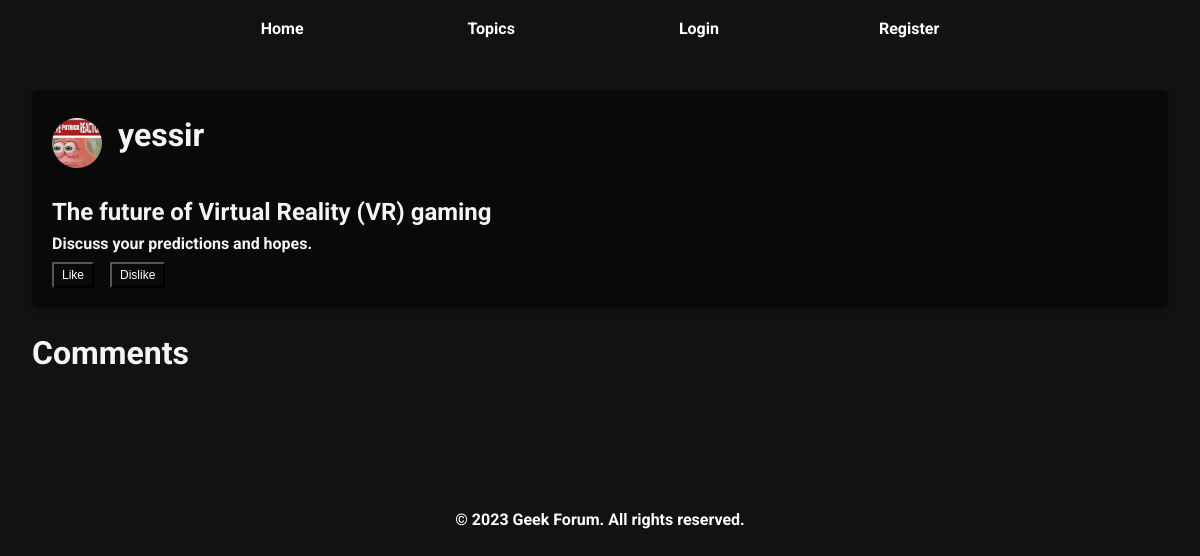
The page /post.php?idp=43 on the database its author committed.
### tables this page shows
CREATE TABLE `accounts` (
  `id` int(11) NOT NULL,
  `username` varchar(50) NOT NULL,
  `email` varchar(50) NOT NULL,
  `password` varchar(255) NOT NULL,
  `date` date NOT NULL DEFAULT current_timestamp(),
  `profile_pic` varchar(255) NOT NULL DEFAULT 'photos/placeholder.jpg',
  `posts` int(11) NOT NULL,
  `comments` int(11) NOT NULL,
  `likes` int(11) NOT NULL
);

CREATE TABLE `posts` (
  `idp` int(11) NOT NULL,
  `under` int(11) DEFAULT NULL,
  `id` int(11) NOT NULL,
  `username` varchar(50) NOT NULL,
  `title` varchar(256) DEFAULT NULL,
  `content` varchar(256) NOT NULL,
  `created_at` datetime NOT NULL DEFAULT current_timestamp(),
  `id_topic` int(11) DEFAULT NULL
);

### post.php (the view, shortened to what this page needs)
<?php
        require 'db.php';
        $idp = isset($_GET['idp']) ? $_GET['idp'] : null;
        $sql = "SELECT * FROM posts WHERE idp = '$idp'";
        $sql = $conn->query($sql);
    ?>
    <!DOCTYPE html>
    <html lang="en">
    <head>
        <link rel="stylesheet" href="post.css">
    </head>
    <body>
        <?php require 'header.php';?>
        <main>
            <article class="post">
                <?php if ($sql->num_rows > 0):?>
                <?php $post = $sql->fetch_assoc();?>
                <?php
                $user_profile_pic_sql = "SELECT profile_pic FROM accounts WHERE username = '{$post['username']}'";
                $user_profile_pic_result = $conn->query($user_profile_pic_sql);
                $user_profile_pic = "";
                if ($user_profile_pic_result->num_rows > 0) {
                    $user_profile_pic_data = $user_profile_pic_result->fetch_assoc();
                    $user_profile_pic = $user_profile_pic_data['profile_pic'];
                }
                ?>
            <div class="post-header">
                <div class="user-info">
                    <img src="<?php echo $user_profile_pic;?>" alt="Profile Picture" class="profile-pic">
                    <h2><?php echo "<a href='user/{$post['id']}' class='user-link'>".htmlspecialchars($post['username'])."</a>";?></h2>
                </div>
                <h1><?php echo htmlspecialchars($post['title']); ?></h1>
                <p><?php echo htmlspecialchars($post['content']);?></p>
                <div class="buttons">
                    <button id="likeBtn" class="likeBtn">Like</button>
                    <button id="dislikeBtn" class="dislikeBtn">Dislike</button>
                </div>
            </div>
            </article>
            <section class="comments">
                <h2>Comments</h2>
            <?php else:?>
            <p>Error 404 Post not found!</p>
            <?php endif;?>
        </main>
        <?php require 'footer.php';?>
    </body>
    </html>

### post.css (style rules this page uses)
* { margin: 0; padding: 0; box-sizing: border-box; color: #f5f5f5; }
body { font-family: 'Roboto', sans-serif; background-color: #121212; font-weight: bold; line-height: 1.6; display: flex; flex-direction: column; min-height: 100%; min-width: 800px; overflow-x: auto; overflow-y: auto; background-image: url('.resources/background.jpg'); background-position: center; background-repeat: no-repeat; background-size: cover; background-attachment: fixed; }
main { display: flex; flex-direction: column; align-items: center; padding: 2rem; flex-grow: 1; }
main h2 { font-size: 2rem; margin-bottom: 1rem; }
.post { background-color: rgba(0, 0, 0, 0.5); border-radius: 5px; box-shadow: 0 2px 5px rgba(0, 0, 0, 0.2); margin-bottom: 20px; padding: 20px; width: 100%; }
.comments { margin-bottom: 2rem; width: 100%; }
.buttons { margin-top: 5px; display: flex; justify-content: flex-start; }
.likeBtn, .dislikeBtn { background-color: transparent; color:white; padding: 0.25rem 0.5rem; font-size: 0.75rem; cursor: pointer; transition: background-color 0.3s ease; }
.likeBtn { margin-right: 1rem; }
.post-header { display: flex; flex-direction: column; }
.profile-pic { border-radius: 50%; height: 50px; margin-right: 1rem; object-fit: cover; width: 50px; }
.user-info { display: flex; align-items: center; margin-bottom: 1rem; }
.user-link { color: inherit; text-decoration: none; transition: color 0.3s ease; }

### rows shown on the page
accounts: profile_pic (picture)
posts: username "yessir", title "The future of Virtual Reality (VR) gaming", content "Discuss your predictions and hopes."
